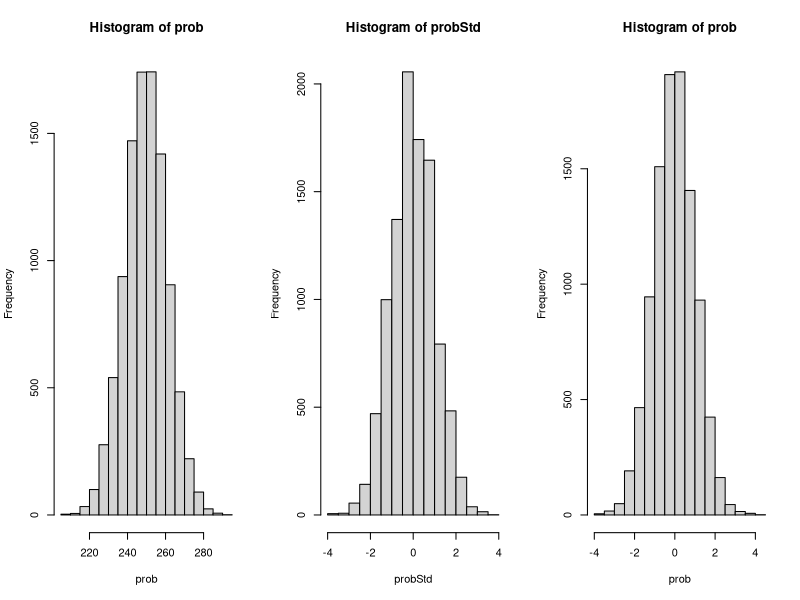

The R script that drew this image:
#question number 2
# n represents the number of experiments
#k is the number of trials
#p is the probability of success of the binomial trial
#prob is the probability vector

n = 10000
prob <- NULL
for (i in 1:n){
	k = 500 
	p = 0.5
	u <- runif(k)
	prob[i]<- sum(u > p)	
	probStd <- (prob - mean(prob))/sd(prob) #standardize
}
par(mfrow=c(1,3)) #to plot side by side
hist(prob) #answer to question 2a
print(mean(probStd)) #mean of the standardized binomial vector (2b)
print(sd(probStd)^2) #variance of the standardized binomial vector (2b)
hist(probStd) #answer to question 2c
prob <- rnorm(n) #normally distributed with mean 0 and sd 1  
hist(prob) #answer to question 2d
